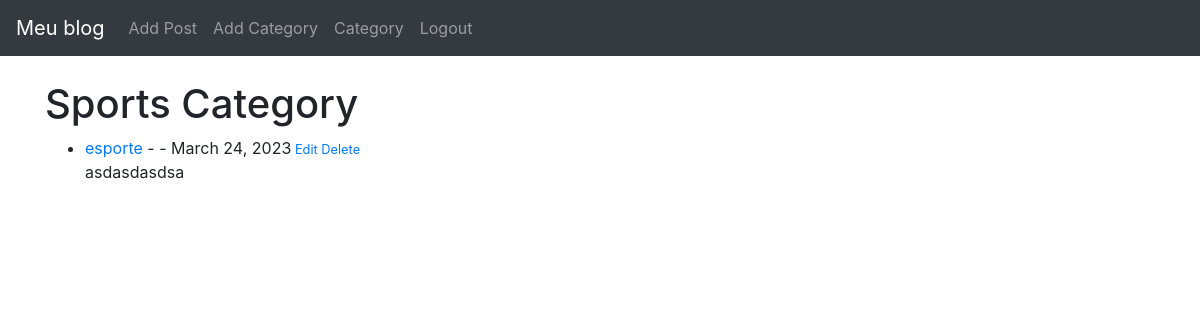
The app's page /category/sports/ (signed in) with its own data.
### postagem/models.py (models this page shows, shortened)
class Post(models.Model):
    title = models.CharField(max_length=255)
    title_tag = models.CharField(max_length=255)
    author = models.ForeignKey(User, on_delete=models.CASCADE)
    body = models.TextField()
    post_date = models.DateField(auto_now_add=True)
    category = models.CharField(max_length=255, default='coding')
    likes = models.ManyToManyField(User, related_name='blog_posts')

### postagem/views.py (the view)
# urls.py: path('category/<str:cats>/', CategoryView, name='category'),
def CategoryView(request, cats):
    category_posts = Post.objects.filter(category=cats.replace('-', ''))
    return render(request, 'categories.html', {'cats': cats.title().replace('-', ''), 'category_posts': category_posts})

### postagem/templates/categories.html
{% extends 'base.html' %}
{% block content %}
<h1>{{ cats }} Category </h1>
<ul>
      {% if category_posts %}
            {% for post in category_posts %}
                <li><a href="{% url 'detalhes' post.pk %}"> {{ post.title }}</a>
                    - {{ post.author.first_name }}
                    {{ post.author.last_name }} -
                    {{ post.post_date }}<small>
                        {% if user.is_authenticated %}
                            <a href="{% url 'update' post.pk %}">Edit</a>
                            <a href="{% url 'delete_post' post.pk %}">Delete</a>
                        {% endif %}
                    </small>
                    {{ post.author.email }}<br/>
                {{ post.body|slice:"200"|safe }}
            {% endfor %}
        </ul>
      {% else %}
        <h2> Sorry this page doest not exit </h2>
     {% endif %}
{% endblock %}

### records on screen
Post: category "Sports", title "esporte", post_date "March 24, 2023", body "asdasdasdsa"
